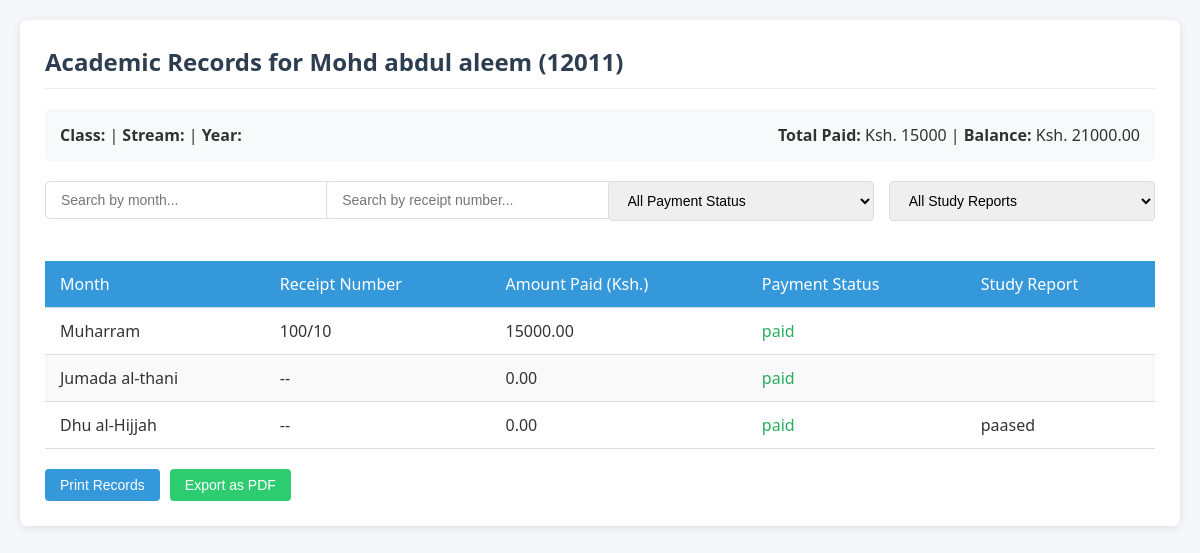
Screenshot of /student_records/12011/ with the database file from the repository.
### kifalat/models.py (models this page shows, shortened)
class Student(models.Model):
    admission_number = models.CharField(max_length=20, primary_key=True)
    name = models.CharField(max_length=255)
    father_name = models.CharField(max_length=255)
    phone = models.CharField(max_length=10)
    address = models.TextField()
    course = models.ForeignKey(Course, on_delete=models.CASCADE)
    class_field = models.ForeignKey(Class, on_delete=models.CASCADE)
    section = models.ForeignKey(Section, on_delete=models.CASCADE)
    kafeel = models.ForeignKey(Kafeel, on_delete=models.CASCADE)
    sponsoring_since = models.DateField(null=True)
    monthly_fees = models.DecimalField(max_digits=10, decimal_places=2, default=0.0)
    total_fees = models.DecimalField(max_digits=10, decimal_places=2, default=0.0)
    STATUS_CHOICES = [
        ('Active', 'Active'),
        ('Deactive', 'Deactive'),
        ('Dropped Out', 'Dropped Out'),
        ('Course Complete', 'Course Complete'),
    ]
    status = models.CharField(max_length=20, choices=STATUS_CHOICES, default='Active')

class Record(models.Model):
    month_CHOICES = [
        ('Muharram', 'Muharram'),
        ('Safar', 'Safar'),
        ('Rabi\' al-awwal', 'Rabi\' al-awwal'),
        ('Rabi\' al-thani', 'Rabi\' al-thani'),
        ('Jumada al-awwal', 'Jumada al-awwal'),
        ('Jumada al-thani', 'Jumada al-thani'),
        ('Rajab', 'Rajab'),
        ('Sha\'ban', 'Sha\'ban'),
        ('Ramadan', 'Ramadan'),
        ('Shawwal', 'Shawwal'),
        ('Dhu al-Qi\'dah', 'Dhu al-Qi\'dah'),
        ('Dhu al-Hijjah', 'Dhu al-Hijjah'),
    ]
    student = models.ForeignKey('Student', on_delete=models.CASCADE)
    month = models.CharField(max_length=20, choices=month_CHOICES)
    receipt_number = models.CharField(max_length=255, blank=True, default='--')
    amount_paid = models.DecimalField(max_digits=10, decimal_places=2, null=True, blank=True, default=0)
    study_report = models.TextField(max_length=255, blank=True, default='')
    paid_date = models.DateField(null=True, blank=True)
    payment_status = models.CharField(max_length=10, choices=[
        ('paid', 'Paid'),
        ('unpaid', 'Unpaid'),
    ], default='unpaid', blank=False)

### kifalat/views.py (the view)
# urls.py: path('student_records/<str:admission_number>/', views.student_record_details, name='student_record_details'),
def student_record_details(request, admission_number):
    student = get_object_or_404(Student, admission_number=admission_number)
    records = Record.objects.filter(student=student)
    month_filter = request.GET.get('month_filter')
    receipt_filter = request.GET.get('receipt_filter')
    payment_status_filter = request.GET.get('payment_status_filter')
    study_report_filter = request.GET.get('study_report_filter')
    if month_filter:
        records = records.filter(month=month_filter)
    if receipt_filter:
        records = records.filter(receipt_number__icontains=receipt_filter)
    if payment_status_filter:
        records = records.filter(payment_status=payment_status_filter)
    if study_report_filter:
        records = records.filter(study_report=study_report_filter)
    total_paid = records.filter(
        Q(payment_status__iexact='paid')
    ).aggregate(total=Sum('amount_paid'))['total'] or Decimal('0.0')
    paid_months = records.filter(Q(payment_status__iexact='paid')).count()
    total_fees = Decimal(str(student.total_fees)) if student.total_fees is not None else Decimal('0.0')
    monthly_fees = Decimal(str(student.monthly_fees)) if student.monthly_fees is not None else Decimal('0.0')
    balance = total_fees - total_paid
    study_reports = Record.objects.filter(
        student=student
    ).exclude(study_report='').values_list('study_report', flat=True).distinct()
    record_month_choices = Record.month_CHOICES
    context = {
        'student': student,
        'records': records,
        'total_paid': total_paid,
        'balance': balance,
        'paid_months': paid_months,
        'total_fees': total_fees,
        'monthly_fees': monthly_fees,
        'study_reports': study_reports,
        'record_month_choices': record_month_choices,
        'month_filter': month_filter,
        'receipt_filter': receipt_filter,
        'payment_status_filter': payment_status_filter,
        'study_report_filter': study_report_filter
    }
    return render(request, 'student_record_details.html', context)

### kifalat/templates/student_record_details.html (shortened to what this page needs)
<!DOCTYPE html>
<html lang="en">
<head>
</head>
<body>
    <div class="container">
        <h2>Academic Records for {{ student.name }} ({{ student.admission_number }})</h2>
        <div class="student-info">
            <div>
                <strong>Class:</strong> {{ student.class }} |
                <strong>Stream:</strong> {{ student.stream }} |
                <strong>Year:</strong> {{ student.year }}
            </div>
            <div>
                <strong>Total Paid:</strong> Ksh. {{ total_paid|default:"0" }} |
                <strong>Balance:</strong> Ksh. {{ balance|default:"0" }}
            </div>
        </div>
        <div class="search-container">
            <div class="search-box">
                <input type="text" id="month-search" placeholder="Search by month...">
            </div>
            <div class="search-box">
                <input type="text" id="receipt-search" placeholder="Search by receipt number...">
            </div>
            <div class="search-box">
                <select id="status-filter">
                    <option value="">All Payment Status</option>
                </select>
            </div>
            <div class="search-box">
                <select id="report-filter">
                    <option value="">All Study Reports</option>
                </select>
            </div>
        </div>
        <div style="overflow-x: auto;">
            <table id="records-table">
                <thead>
                    <tr>
                        <th>Month</th>
                        <th>Receipt Number</th>
                        <th>Amount Paid (Ksh.)</th>
                        <th>Payment Status</th>
                        <th>Study Report</th>
                    </tr>
                </thead>
                <tbody>
                    {% for record in records %}
                    <tr>
                        <td>{{ record.month }}</td>
                        <td>{{ record.receipt_number }}</td>
                        <td>{{ record.amount_paid }}</td>
                        <td class="status-{{ record.payment_status|lower }}">{{ record.payment_status }}</td>
                        <td class="report-{{ record.study_report|lower }}">{{ record.study_report }}</td>
                    </tr>
                    {% empty %}
                    <tr>
                        <td colspan="6" class="no-records">No records found for this student.</td>
                    </tr>
                    {% endfor %}
                </tbody>
            </table>
        </div>
        <div class="action-buttons">
            <button class="btn btn-primary" onclick="window.print()">Print Records</button>
            <button class="btn btn-export">Export as PDF</button>
        </div>
    </div>
</body>
</html>

### kifalat/templates/student_record_details.html (style rules this page uses)
body { font-family: 'Segoe UI', Tahoma, Geneva, Verdana, sans-serif; margin: 0; padding: 20px; background-color: #f5f7fa; color: #333; }
.container { max-width: 1200px; margin: 0 auto; background: white; padding: 25px; border-radius: 8px; box-shadow: 0 2px 10px rgba(0, 0, 0, 0.1); }
h2 { color: #2c3e50; margin-top: 0; padding-bottom: 10px; border-bottom: 1px solid #eee; }
.student-info { background: #f8f9fa; padding: 15px; border-radius: 5px; margin-bottom: 20px; display: flex; justify-content: space-between; align-items: center; flex-wrap: wrap; }
.search-container { display: flex; gap: 15px; margin-bottom: 20px; flex-wrap: wrap; }
.search-box { flex: 1; min-width: 200px; position: relative; }
.search-box input, .search-box select { width: 100%; padding: 10px 15px; border: 1px solid #ddd; border-radius: 4px; font-size: 14px; }
table { width: 100%; border-collapse: collapse; margin-top: 20px; }
th, td { padding: 12px 15px; text-align: left; border-bottom: 1px solid #ddd; }
th { background-color: #3498db; color: white; font-weight: 500; position: sticky; top: 0; }
tr:nth-child(even) { background-color: #f9f9f9; }
.status-paid { color: #27ae60; font-weight: 500; }
.action-buttons { margin-top: 20px; display: flex; gap: 10px; }
.btn { padding: 8px 15px; border: none; border-radius: 4px; cursor: pointer; font-size: 14px; transition: background-color 0.3s; }
.btn-primary { background-color: #3498db; color: white; }
.btn-export { background-color: #2ecc71; color: white; }

### rows the page displays
Student: name "Mohd abdul aleem", admission_number "12011"
Record: month "Muharram", receipt_number "100/10", amount_paid "15000.00", payment_status "paid"
Record: month "Jumada al-thani", receipt_number "--", amount_paid "0.00", payment_status "paid"
Record: month "Dhu al-Hijjah", receipt_number "--", amount_paid "0.00", payment_status "paid", study_report "paased"

### other values shown
{{ total_paid|default:"0" }} "15000"
{{ balance|default:"0" }} "21000.00"
